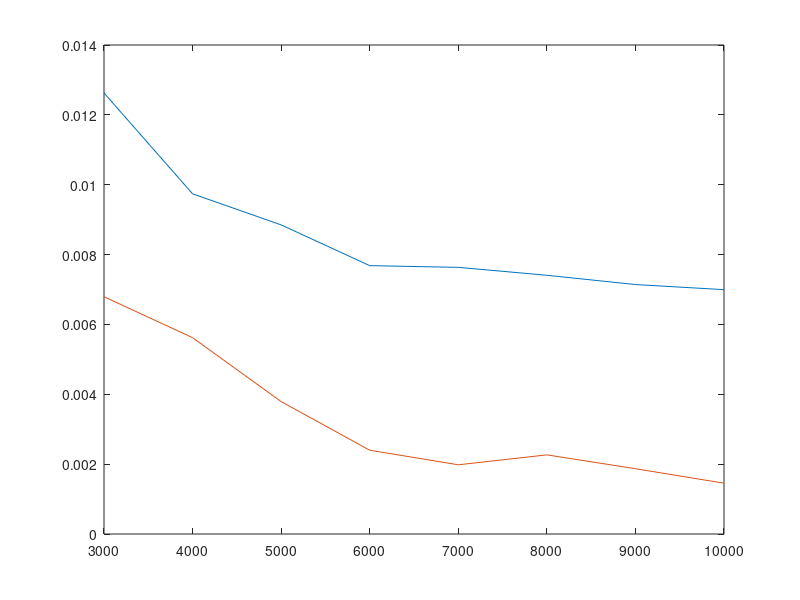
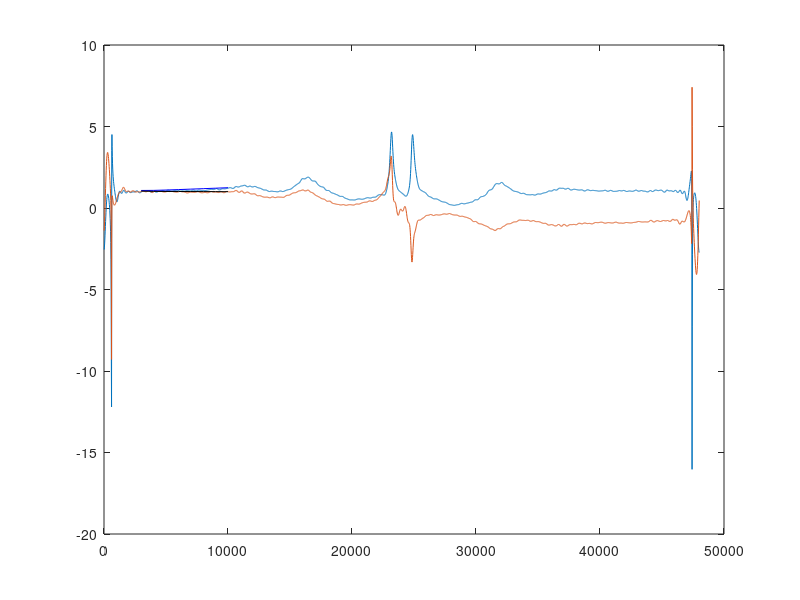
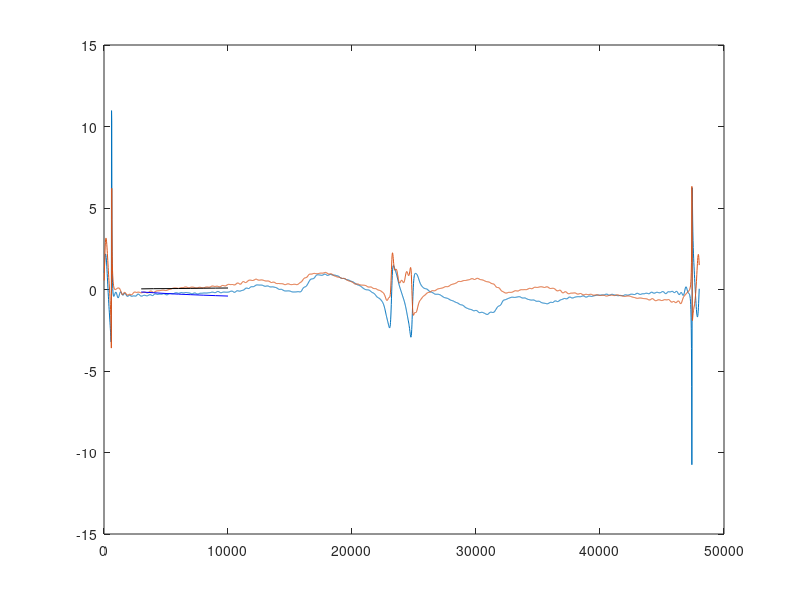

MATLAB code for these plots, in order:
load('tenj')

sp_tenj = sig_int_sp;

r_tenj = r;

load('svet')

sp_svet = sig_int_sp;

r_svet = r;

dr1 = 0.008;%0.01;
dr2 = 0.0025;%0.015;

load('theor_field_01')

n_exp = 1;

k = f_ar*2*pi/343;

%%
figure;
plot(f_ar,real(1i*log(sp_svet(n_exp,188:62:625)./u_theor_svet)./k))
 hold all
 plot(f_ar,real(1i*log(sp_tenj(n_exp,188:62:625)./u_theor_tenj)./k))
% hold all
% plot(f_ar,real(u_theor_svet),'b')
% hold all
% plot(f_ar,real(u_theor_tenj),'k')
% 
% figure;
% plot(f_array,abs(sp_svet(n_exp,:).*exp(1i*f_array*2*pi/343*dr)),'b.')
% hold all
% plot(f_array,abs(sp_tenj(n_exp,:).*exp(1i*f_array*2*pi/343*dr)),'k.')
% hold all
% plot(f_ar,abs(u_theor_svet),'b')
% hold all
% plot(f_ar,abs(u_theor_tenj),'k')

%%
figure;
plot(f_array,real(sp_svet(n_exp,:).*exp(1i*f_array*2*pi/343*dr1)))
hold all
plot(f_array,real(sp_tenj(n_exp,:).*exp(1i*f_array*2*pi/343*dr2)))
hold all
plot(f_ar,real(u_theor_svet),'b')
hold all
plot(f_ar,real(u_theor_tenj),'k')

figure;
plot(f_array,imag(sp_svet(n_exp,:).*exp(1i*f_array*2*pi/343*dr1)))
hold all
plot(f_array,imag(sp_tenj(n_exp,:).*exp(1i*f_array*2*pi/343*dr2)))
hold all
plot(f_ar,imag(u_theor_svet),'b')
hold all
plot(f_ar,imag(u_theor_tenj),'k')
